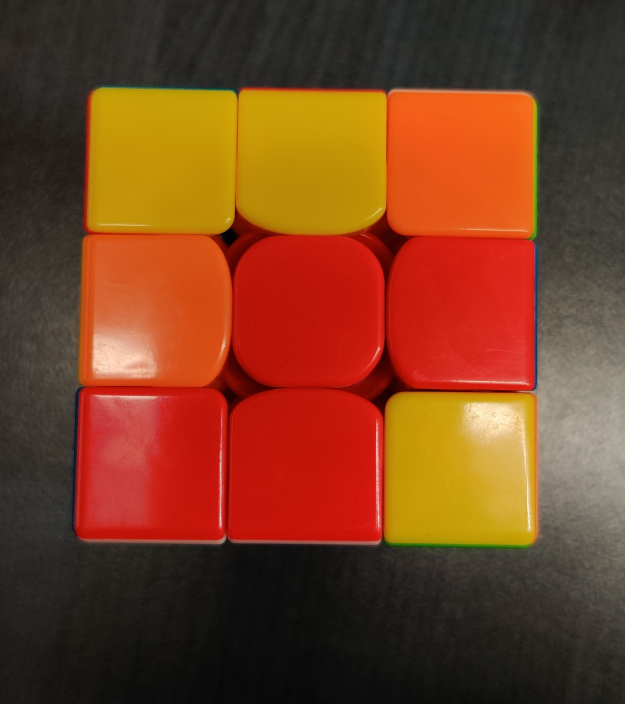
#> input picture Color Detection/1.jpg, 1873 x 2112 px (shown at 1/3 size)
$ python rbg_values.py
#> lines starting #> are read from the running program, lines starting #| are printed output that depends on the picture
import cv2


def rgb(event, x, y, flags, param):
    if event == cv2.EVENT_MOUSEMOVE:  # checks mouse moves
        colorsBGR = image[y, x]
        colorsRGB = tuple(reversed(colorsBGR))  # Reversing the OpenCV BGR format to RGB format
        #print("RGB Value at ({},{}):{} ".format(x, y, colorsRGB))
        cv2.rectangle(image, (0, 0), (140, 30), (255, 255, 255), -1)
        cv2.putText(image, str(colorsRGB), (10, 20), cv2.FONT_HERSHEY_PLAIN, 0.9, 0)


# Read an image
image = cv2.resize(cv2.imread("1.jpg"), (500, 500))
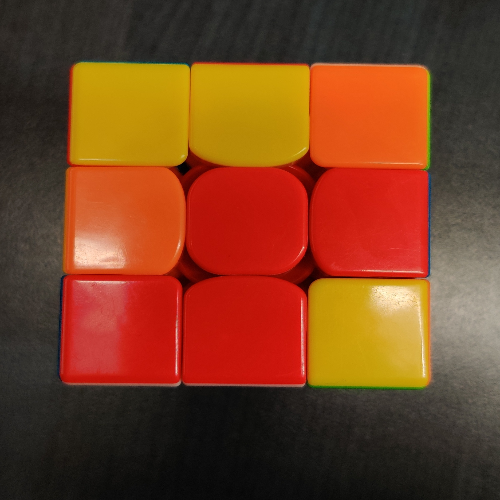
#> image: shape (500, 500, 3); mean B, G, R 33.3, 63.9, 120.4

# Create a window and set Mousecallback to a function for that window
cv2.namedWindow('thing', cv2.WINDOW_NORMAL)
cv2.moveWindow('thing', 20, 20)
cv2.setMouseCallback('thing', rgb)

# Do until esc pressed
while (1):
    cv2.imshow('thing', image)
    if cv2.waitKey(10) & 0xFF == 27:
#> (key Esc is pressed here)
        break

# if esc is pressed, close all windows.
cv2.destroyAllWindows()
